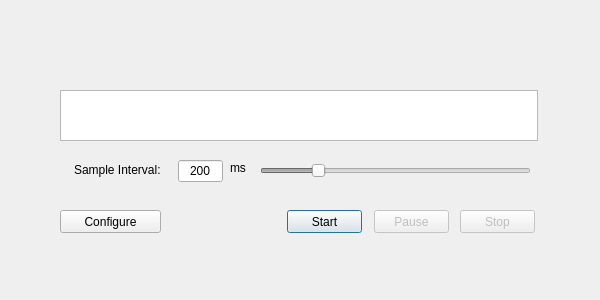
<?xml version="1.0" encoding="UTF-8"?>
<ui version="4.0">
 <class>AI_InstantFrame</class>
 <widget class="QDialog" name="AI_InstantFrame">
  <property name="geometry">
   <rect>
    <x>0</x>
    <y>0</y>
    <width>600</width>
    <height>300</height>
   </rect>
  </property>
  <property name="minimumSize">
   <size>
    <width>600</width>
    <height>300</height>
   </size>
  </property>
  <property name="maximumSize">
   <size>
    <width>762</width>
    <height>520</height>
   </size>
  </property>
  <property name="windowTitle">
   <string>AI_Instant</string>
  </property>
  <property name="autoFillBackground">
   <bool>true</bool>
  </property>
  <widget class="QListWidget" name="listWidget">
   <property name="geometry">
    <rect>
     <x>60</x>
     <y>90</y>
     <width>478</width>
     <height>51</height>
    </rect>
   </property>
   <property name="verticalScrollBarPolicy">
    <enum>Qt::ScrollBarAlwaysOff</enum>
   </property>
   <property name="horizontalScrollBarPolicy">
    <enum>Qt::ScrollBarAlwaysOff</enum>
   </property>
   <property name="selectionMode">
    <enum>QAbstractItemView::NoSelection</enum>
   </property>
   <property name="flow">
    <enum>QListView::LeftToRight</enum>
   </property>
   <property name="isWrapping" stdset="0">
    <bool>true</bool>
   </property>
  </widget>
  <widget class="QLabel" name="lblInterval">
   <property name="geometry">
    <rect>
     <x>74</x>
     <y>162</y>
     <width>101</width>
     <height>16</height>
    </rect>
   </property>
   <property name="text">
    <string>Sample Interval:</string>
   </property>
   <property name="alignment">
    <set>Qt::AlignLeading|Qt::AlignLeft|Qt::AlignVCenter</set>
   </property>
  </widget>
  <widget class="QLineEdit" name="edtTimeValue">
   <property name="geometry">
    <rect>
     <x>178</x>
     <y>160</y>
     <width>45</width>
     <height>22</height>
    </rect>
   </property>
   <property name="text">
    <string>200</string>
   </property>
   <property name="alignment">
    <set>Qt::AlignCenter</set>
   </property>
   <property name="readOnly">
    <bool>true</bool>
   </property>
  </widget>
  <widget class="QLabel" name="lblTimeUnit">
   <property name="geometry">
    <rect>
     <x>230</x>
     <y>160</y>
     <width>16</width>
     <height>16</height>
    </rect>
   </property>
   <property name="text">
    <string>ms</string>
   </property>
   <property name="alignment">
    <set>Qt::AlignLeading|Qt::AlignLeft|Qt::AlignVCenter</set>
   </property>
  </widget>
  <widget class="QSlider" name="sldTimerValue">
   <property name="enabled">
    <bool>false</bool>
   </property>
   <property name="geometry">
    <rect>
     <x>260</x>
     <y>160</y>
     <width>271</width>
     <height>21</height>
    </rect>
   </property>
   <property name="minimum">
    <number>1</number>
   </property>
   <property name="maximum">
    <number>1000</number>
   </property>
   <property name="singleStep">
    <number>10</number>
   </property>
   <property name="value">
    <number>200</number>
   </property>
   <property name="orientation">
    <enum>Qt::Horizontal</enum>
   </property>
   <property name="tickPosition">
    <enum>QSlider::NoTicks</enum>
   </property>
  </widget>
  <widget class="QPushButton" name="btnConfigure">
   <property name="enabled">
    <bool>true</bool>
   </property>
   <property name="geometry">
    <rect>
     <x>60</x>
     <y>210</y>
     <width>101</width>
     <height>23</height>
    </rect>
   </property>
   <property name="text">
    <string>Configure</string>
   </property>
   <property name="autoDefault">
    <bool>false</bool>
   </property>
  </widget>
  <widget class="QPushButton" name="btnStart">
   <property name="enabled">
    <bool>true</bool>
   </property>
   <property name="geometry">
    <rect>
     <x>287</x>
     <y>210</y>
     <width>75</width>
     <height>23</height>
    </rect>
   </property>
   <property name="text">
    <string>Start</string>
   </property>
  </widget>
  <widget class="QPushButton" name="btnPause">
   <property name="enabled">
    <bool>false</bool>
   </property>
   <property name="geometry">
    <rect>
     <x>374</x>
     <y>210</y>
     <width>75</width>
     <height>23</height>
    </rect>
   </property>
   <property name="text">
    <string>Pause</string>
   </property>
   <property name="autoDefault">
    <bool>false</bool>
   </property>
  </widget>
  <widget class="QPushButton" name="btnStop">
   <property name="enabled">
    <bool>false</bool>
   </property>
   <property name="geometry">
    <rect>
     <x>460</x>
     <y>210</y>
     <width>75</width>
     <height>23</height>
    </rect>
   </property>
   <property name="text">
    <string>Stop</string>
   </property>
   <property name="autoDefault">
    <bool>false</bool>
   </property>
  </widget>
 </widget>
 <layoutdefault spacing="6" margin="11"/>
 <tabstops>
  <tabstop>btnConfigure</tabstop>
  <tabstop>btnStart</tabstop>
  <tabstop>btnPause</tabstop>
  <tabstop>btnStop</tabstop>
  <tabstop>sldTimerValue</tabstop>
  <tabstop>edtTimeValue</tabstop>
  <tabstop>listWidget</tabstop>
 </tabstops>
 <resources/>
 <connections/>
</ui>
